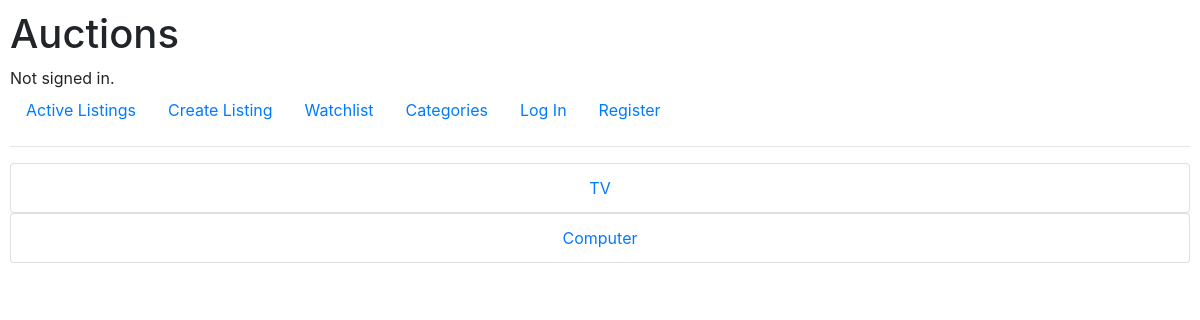
The page /categories on the database as committed earlier.
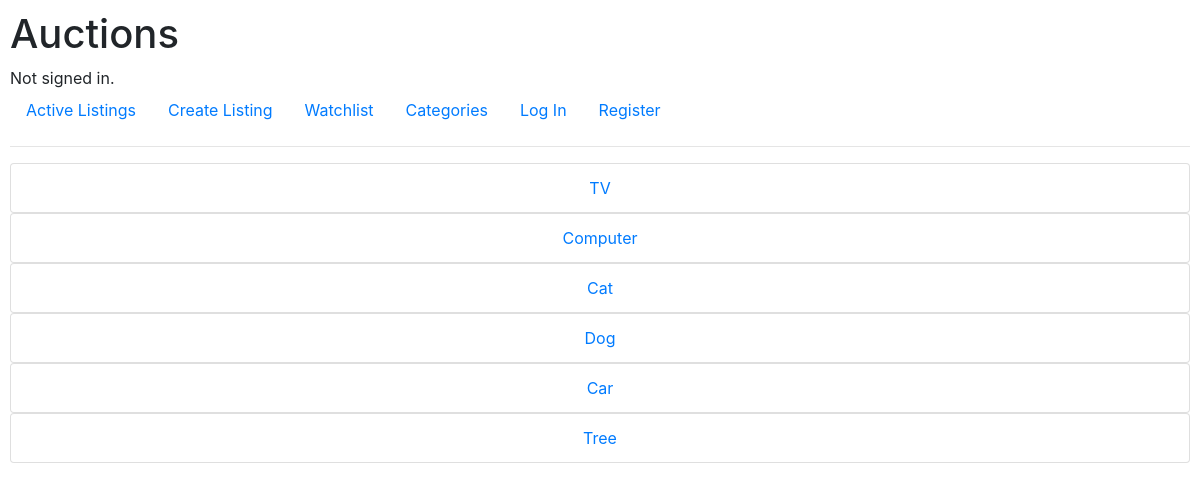
The same page on the database as committed later.
### auctions/models.py (models this page shows)
class Category(models.Model):
    category = models.CharField(max_length=32)
    def __str__(self):
        return self.category

### auctions/views.py (the view)
# urls.py: path("categories", views.categories, name="categories"),
def categories(request):
    categories = Category.objects.all()
    return render(request, "auctions/categories.html", {
        "categories": categories,
    })

### auctions/templates/auctions/categories.html (shortened to what this page needs)
{% extends "auctions/layout.html" %}
{% block body %}
<ul class="list-group">
    {% for category in categories %}
    <a href="{% url 'category' category %}">
    <li class="text-center list-group-item">{{ category.category }}</li>
    </a>
    {% endfor %}
</ul>
{% endblock %}

### auctions/templates/auctions/layout.html (shortened to what this page needs)
{% load static %}
<!DOCTYPE html>
<html lang="en">
    <head>
        <link rel="stylesheet" href="https://stackpath.bootstrapcdn.com/bootstrap/4.4.1/css/bootstrap.min.css">
        <link href="{% static 'auctions/styles.css' %}" rel="stylesheet">
    </head>
    <body>
        <h1>Auctions</h1>
        <div>
            {% if user.is_authenticated %}
                Signed in as <strong>{{ user.username }}</strong>.
            {% else %}
                Not signed in.
            {% endif %}
        </div>
        <ul class="nav">
            <li class="nav-item">
                <a class="nav-link" href="{% url 'index' %}">Active Listings</a>
            </li>
            <li class="nav-item">
                <a class="nav-link" href="{% url 'create' %}">Create Listing</a>
            </li>
            <li class="nav-item">
                <a class="nav-link" href="{% url 'watchlist' %}">Watchlist</a>
            </li>
            <li class="nav-item">
                <a class="nav-link" href="{% url 'categories' %}">Categories</a>
            </li>
            {% if user.is_authenticated %}
                <li class="nav-item">
                    <a class="nav-link" href="{% url 'logout' %}">Log Out</a>
                </li>
            {% else %}
                <li class="nav-item">
                    <a class="nav-link" href="{% url 'login' %}">Log In</a>
                </li>
                <li class="nav-item">
                    <a class="nav-link" href="{% url 'register' %}">Register</a>
                </li>
            {% endif %}
        </ul>
        <hr>
        {% block body %}
        {% endblock %}
    </body>
</html>

### auctions/static/auctions/styles.css (style rules this page uses)
body { padding: 10px; }

Rows that differ between the two databases and show on the page:
added Category: category "Cat"
added Category: category "Dog"
added Category: category "Car"
added Category: category "Tree"
